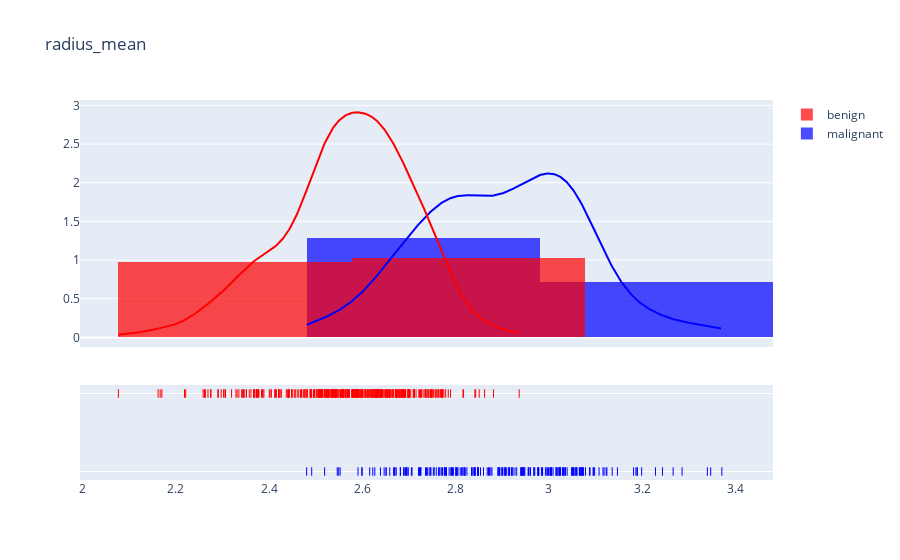
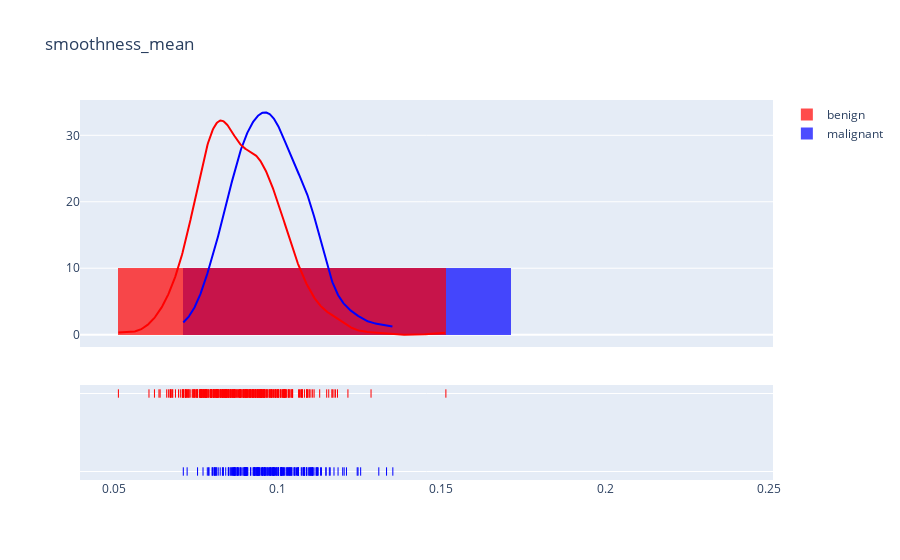

The notebook cell saved with these charts, in order:
### Code cell
plot('radius_mean',.5)
# plot('texture_mean', .5)
# plot('perimeter_mean', .5)
# plot('area_mean', .5)
plot('smoothness_mean', .10)
# plot('compactness_mean', .5)
# plot('concavity_mean', .5)
# plot('concave points_mean', .5)
# plot('symmetry_mean', .10)
# plot('fractal_dimension_mean', .10)

### Figure 1 — Plotly figure (JSON) as saved in the notebook; plotly's stock layout.template omitted (floating-point values rounded to 4 significant figures; data arrays with more than 128 entries replaced by an {"elided": "..."} marker saying what was removed)
{"data": [{"autobinx": false, "histnorm": "probability density", "legendgroup": "malignant", "marker": {"color": "blue"}, "name": "malignant", "opacity": 0.7, "type": "histogram", "x": {"elided": "212 float values"}, "xaxis": "x", "xbins": {"end": 3.371, "size": 0.5, "start": 2.481}, "yaxis": "y"}, {"autobinx": false, "histnorm": "probability density", "legendgroup": "benign", "marker": {"color": "red"}, "name": "benign", "opacity": 0.7, "type": "histogram", "x": {"elided": "357 float values"}, "xaxis": "x", "xbins": {"end": 2.937, "size": 0.5, "start": 2.077}, "yaxis": "y"}, {"legendgroup": "malignant", "marker": {"color": "blue"}, "mode": "lines", "name": "malignant", "showlegend": false, "type": "scatter", "x": {"elided": "500 float values"}, "xaxis": "x", "y": {"elided": "500 float values"}, "yaxis": "y"}, {"legendgroup": "benign", "marker": {"color": "red"}, "mode": "lines", "name": "benign", "showlegend": false, "type": "scatter", "x": {"elided": "500 float values"}, "xaxis": "x", "y": {"elided": "500 float values"}, "yaxis": "y"}, {"legendgroup": "malignant", "marker": {"color": "blue", "symbol": "line-ns-open"}, "mode": "markers", "name": "malignant", "showlegend": false, "type": "scatter", "x": {"elided": "212 float values"}, "xaxis": "x", "y": {"elided": "212 str values"}, "yaxis": "y2"}, {"legendgroup": "benign", "marker": {"color": "red", "symbol": "line-ns-open"}, "mode": "markers", "name": "benign", "showlegend": false, "type": "scatter", "x": {"elided": "357 float values"}, "xaxis": "x", "y": {"elided": "357 str values"}, "yaxis": "y2"}], "layout": {"barmode": "overlay", "hovermode": "closest", "legend": {"traceorder": "reversed"}, "title": {"text": "radius_mean"}, "xaxis": {"anchor": "y2", "domain": [0, 1], "zeroline": false}, "yaxis": {"anchor": "free", "domain": [0.35, 1], "position": 0}, "yaxis2": {"anchor": "x", "domain": [0, 0.25], "dtick": 1, "showticklabels": false}}}

### Figure 2 — Plotly figure (JSON) as saved in the notebook; plotly's stock layout.template omitted (floating-point values rounded to 4 significant figures; data arrays with more than 128 entries replaced by an {"elided": "..."} marker saying what was removed)
{"data": [{"autobinx": false, "histnorm": "probability density", "legendgroup": "malignant", "marker": {"color": "blue"}, "name": "malignant", "opacity": 0.7, "type": "histogram", "x": {"elided": "212 float values"}, "xaxis": "x", "xbins": {"end": 0.1351, "size": 0.1, "start": 0.07112}, "yaxis": "y"}, {"autobinx": false, "histnorm": "probability density", "legendgroup": "benign", "marker": {"color": "red"}, "name": "benign", "opacity": 0.7, "type": "histogram", "x": {"elided": "357 float values"}, "xaxis": "x", "xbins": {"end": 0.1513, "size": 0.1, "start": 0.05129}, "yaxis": "y"}, {"legendgroup": "malignant", "marker": {"color": "blue"}, "mode": "lines", "name": "malignant", "showlegend": false, "type": "scatter", "x": {"elided": "500 float values"}, "xaxis": "x", "y": {"elided": "500 float values"}, "yaxis": "y"}, {"legendgroup": "benign", "marker": {"color": "red"}, "mode": "lines", "name": "benign", "showlegend": false, "type": "scatter", "x": {"elided": "500 float values"}, "xaxis": "x", "y": {"elided": "500 float values"}, "yaxis": "y"}, {"legendgroup": "malignant", "marker": {"color": "blue", "symbol": "line-ns-open"}, "mode": "markers", "name": "malignant", "showlegend": false, "type": "scatter", "x": {"elided": "212 float values"}, "xaxis": "x", "y": {"elided": "212 str values"}, "yaxis": "y2"}, {"legendgroup": "benign", "marker": {"color": "red", "symbol": "line-ns-open"}, "mode": "markers", "name": "benign", "showlegend": false, "type": "scatter", "x": {"elided": "357 float values"}, "xaxis": "x", "y": {"elided": "357 str values"}, "yaxis": "y2"}], "layout": {"barmode": "overlay", "hovermode": "closest", "legend": {"traceorder": "reversed"}, "title": {"text": "smoothness_mean"}, "xaxis": {"anchor": "y2", "domain": [0, 1], "zeroline": false}, "yaxis": {"anchor": "free", "domain": [0.35, 1], "position": 0}, "yaxis2": {"anchor": "x", "domain": [0, 0.25], "dtick": 1, "showticklabels": false}}}
